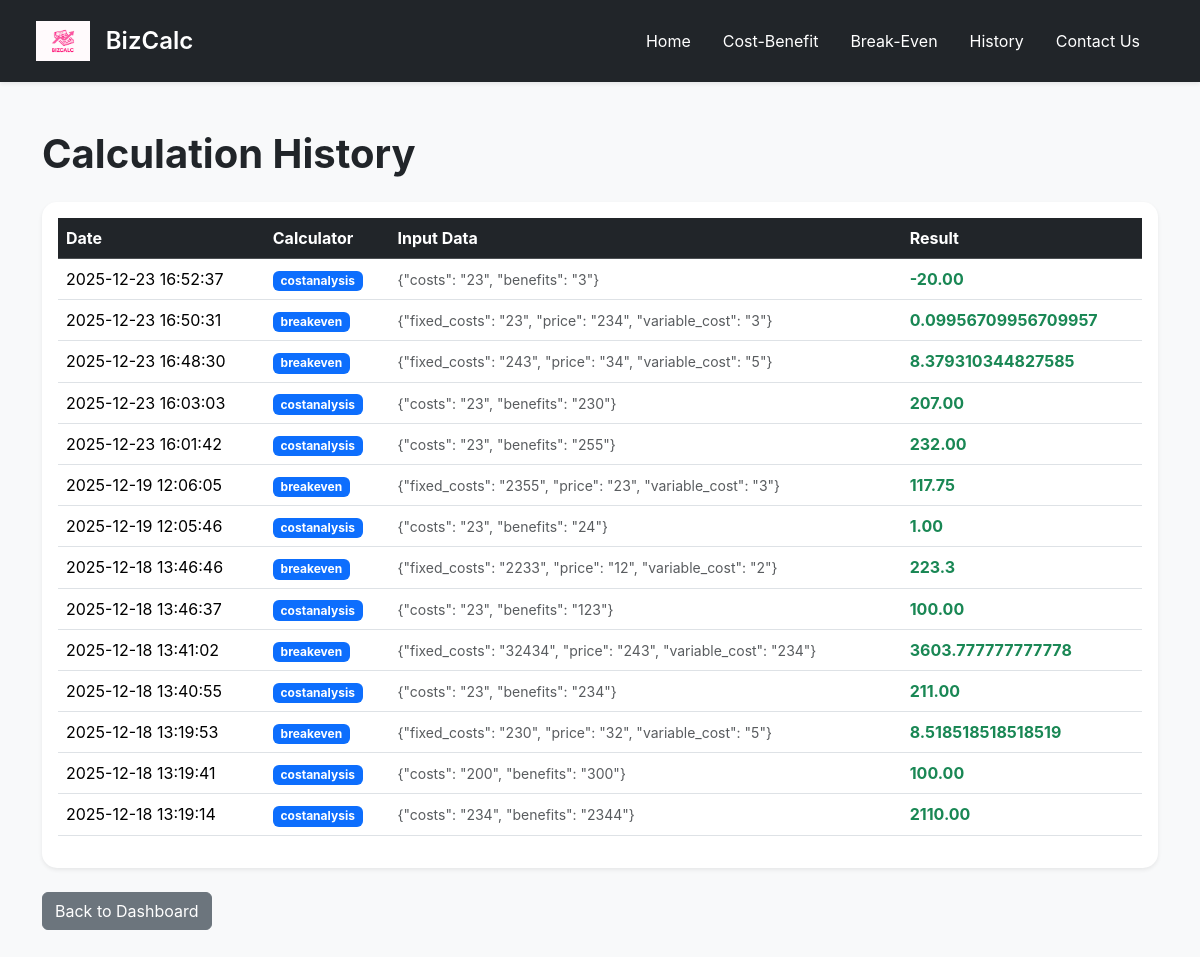
Before: /history with the older database file.
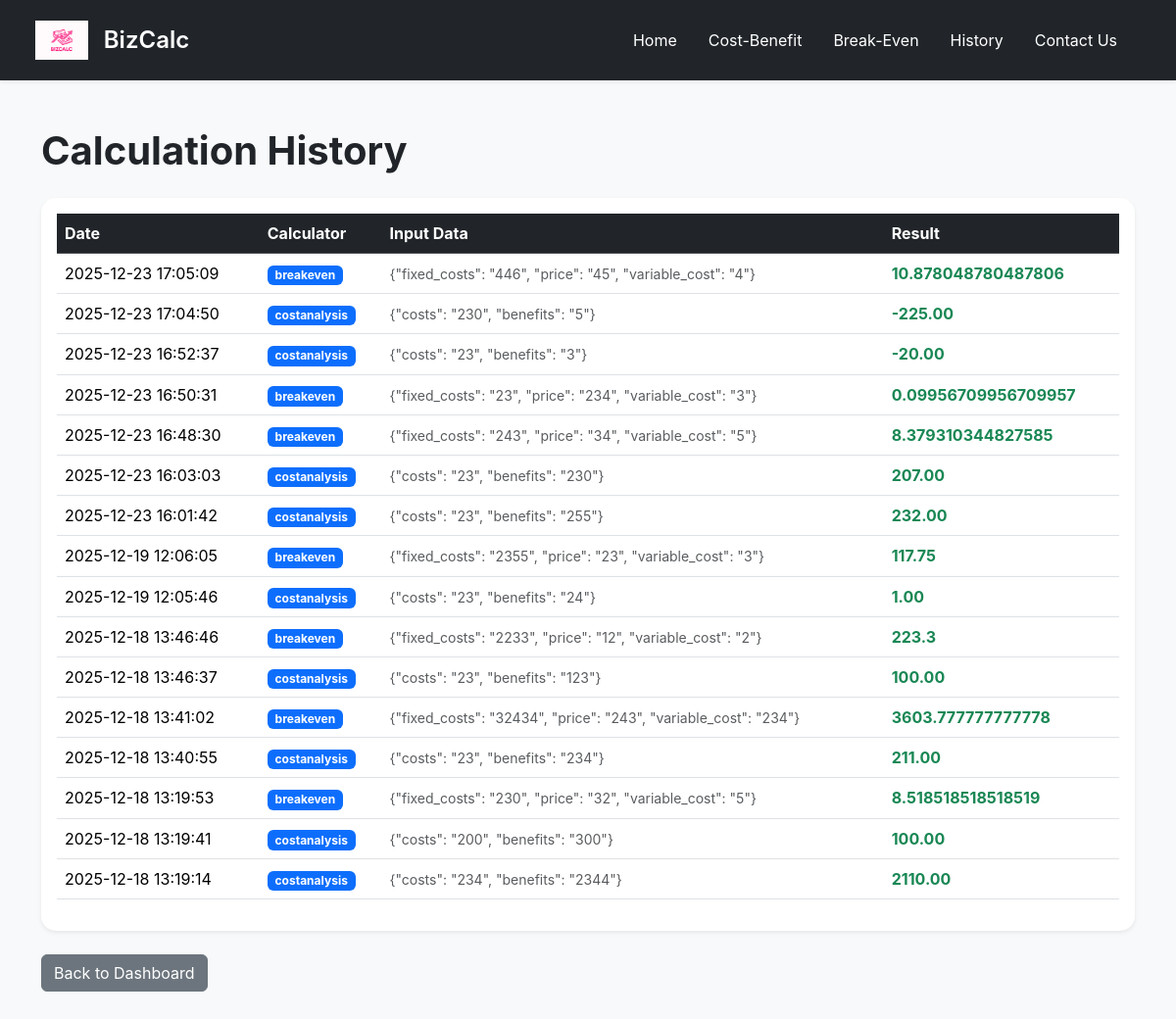
After: the same page with the newer database file.
### tables this page shows
CREATE TABLE calculations (
            id INTEGER PRIMARY KEY AUTOINCREMENT,
            calculator_type TEXT,
            input_data TEXT,
            result TEXT,
            created_at TIMESTAMP DEFAULT CURRENT_TIMESTAMP
        );

### bizcalc.py (the view)
@app.route("/history")
def history():
    conn = get_db_connection()
    logs = conn.execute("SELECT * FROM calculations ORDER BY created_at DESC").fetchall()
    conn.close()
    return render_template("history.html", logs=logs)

### bizcalc.py (called while the page is built)
def get_db_connection():
    conn = sqlite3.connect("database.db")
    conn.row_factory = sqlite3.Row
    return conn

### templates/history.html (shortened to what this page needs)
<!DOCTYPE html>
<html lang="en">
<head>
    <link href="https://cdn.jsdelivr.net/npm/bootstrap@5.3.2/dist/css/bootstrap.min.css" rel="stylesheet">
    <link rel="stylesheet" href="{{ url_for('static', filename='css/style.css') }}">
</head>
<body>
    <header class="navbar navbar-expand-lg bg-dark px-4 py-3 shadow-sm">
    <div class="container-fluid">
        <a class="navbar-brand d-flex align-items-center gap-3 text-white" href="{{ url_for('home') }}">
            <img src="{{ url_for('static', filename='img/logo.png') }}" height="40" alt="BizCalc Logo">
            <span class="fs-4 fw-semibold">BizCalc</span>
        </a>
        <nav class="navbar-nav ms-auto flex-row">
            <a class="nav-link text-white me-3" href="{{ url_for('home') }}">Home</a>
            <a class="nav-link text-white me-3" href="{{ url_for('costanalysis') }}">Cost-Benefit</a>
            <a class="nav-link text-white me-3" href="{{ url_for('breakeven') }}">Break-Even</a>
            <a class="nav-link text-white me-3" href="{{ url_for('history') }}">History</a>
            <a class="nav-link text-white me-3" href="{{ url_for('contact') }}">Contact Us</a>
        </nav>
    </div>
</header>
    <div class="container py-5">
        <h1 class="fw-bold mb-4">Calculation History</h1>
        <div class="card shadow-sm">
            <div class="card-body">
                <table class="table table-hover">
                    <thead class="table-dark">
                        <tr>
                            <th>Date</th>
                            <th>Calculator</th>
                            <th>Input Data</th>
                            <th>Result</th>
                        </tr>
                    </thead>
                    <tbody>
                        {% for log in logs %}
                        <tr>
                            <td>{{ log['created_at'] }}</td>
                            <td><span class="badge bg-primary">{{ log['calculator_type'] }}</span></td>
                            <td><small class="text-muted">{{ log['input_data'] }}</small></td>
                            <td class="fw-bold text-success">{{ log['result'] }}</td>
                        </tr>
                        {% endfor %}
                    </tbody>
                </table>
            </div>
        </div>
        <div class="mt-4">
            <a href="{{ url_for('home') }}" class="btn btn-secondary">Back to Dashboard</a>
        </div>
    </div>
</body>
</html>

Changed rows visible on the page:
added calculations: created_at "2025-12-23 17:05:09", calculator_type "breakeven", input_data "{\"fixed_costs\": \"446\", \"price\": \"45\", \"variable_cost\": \"4\"}", result "10.878048780487806"
added calculations: created_at "2025-12-23 17:04:50", calculator_type "costanalysis", input_data "{\"costs\": \"230\", \"benefits\": \"5\"}", result "-225.00"
